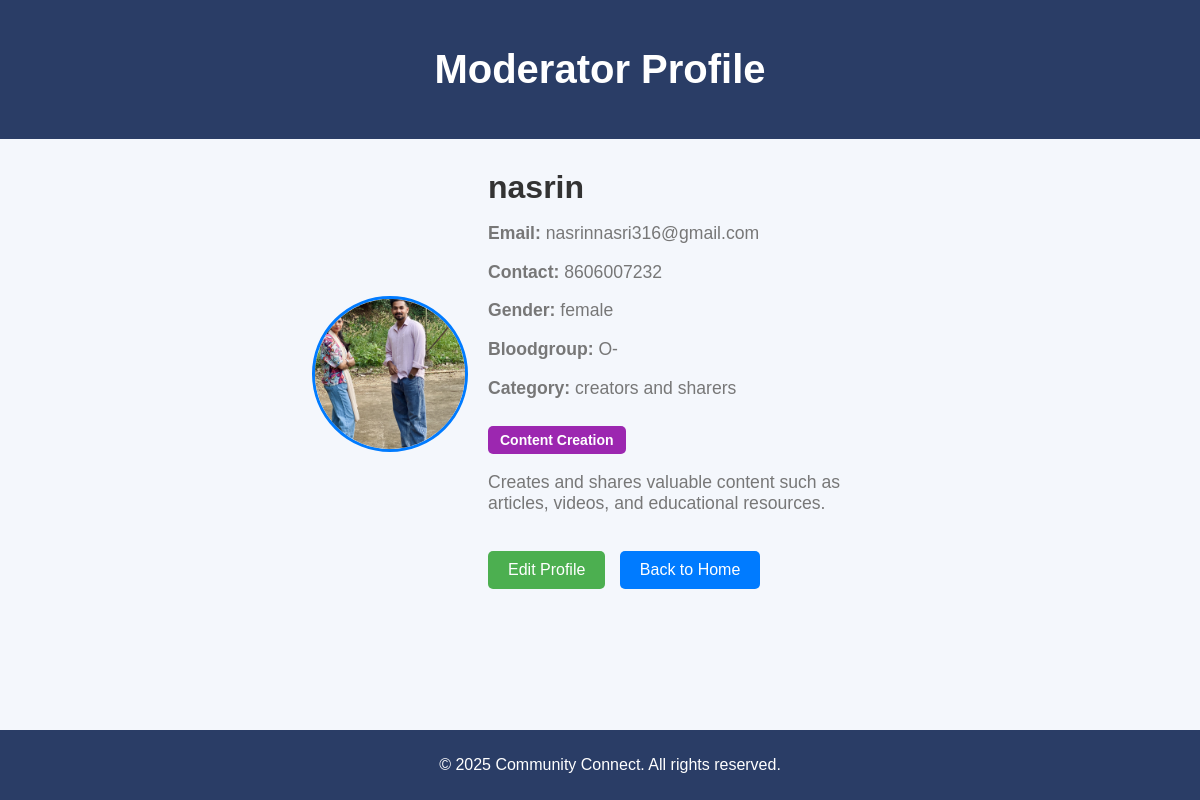
Page /modprofile/ (signed in) on the committed database.
### com/models.py (models this page shows)
class Mod(models.Model):
    name=models.CharField(max_length=30)
    email=models.EmailField(max_length=50,unique=True)
    passw=models.CharField(max_length=50)
    contact=models.CharField(max_length=10)
    image = models.ImageField(upload_to='images/', null=True, blank=True)
    bloodgroupchoice=(
        ('A+','A+'),
        ('A-','A-'),
        ('B+','B+'),
        ('B-','B-'),
        ('AB+','AB+'),
        ('AB-','AB-'),
        ('O+','O+'),
        ('O-','O-'),
    )
    bloodgroup=models.CharField(max_length=5,choices=bloodgroupchoice,null=True,blank=True)
    genderchoice=(
        ('male','MALE'),
        ('female','FEMALE'),
        ('others','OTHERS')
    )
    gender=models.CharField(max_length=10,choices=genderchoice,null=True,blank=True)
    categorychoice=(
        ('mentors and experts','MENTORS AND EXPERTS'),
        ('sponsors or donors','SPONSORS AND DONORS'),
        ('creators and sharers','CREATORS AND SHARERS'),
    )
    category=models.CharField(max_length=30,choices=categorychoice,null=False,blank=False)
    approval_status=models.BooleanField(default=False)
    is_selected = models.BooleanField(default=False)
    is_rejected = models.BooleanField(default=False)

### com/views.py (the view)
# urls.py: path('modprofile/', views.modprofile, name='modprofile'),
def modprofile(request):
    if 'email' in request.session:
        email = request.session['email']
        try:
            user = models.Mod.objects.get(email=email)
            category_roles = {
                "mentors and experts": "Guides users by providing mentorship, career advice, and expertise in specific domains.",
                "sponsors or donors": "Supports the community by taking initiatives or volunteering as blood donors.",
                "creators and sharers": "Creates and shares valuable content such as articles, videos, and educational resources.",
            }
            role_description = category_roles.get(user.category, "No role assigned.")
            return render(request, 'modprofile.html', {
                'user': user,
                'role_description': role_description
            })
        except models.Mod.DoesNotExist:
            alert = "<script> alert('User not found'); window.location.href='/modlogin/';</script>"
            return HttpResponse(alert)
    alert = "<script> alert('Session expired, please log in again'); window.location.href='/modlogin/';</script>"
    return HttpResponse(alert)

### com/templates/modprofile.html (shortened to what this page needs)
{% load static %}
<!DOCTYPE html>
<html lang="en">
<head>
</head>
<body>
    <header>
        <h1>Moderator Profile</h1>
    </header>
    {% load static %}
    <div class="user-info">
        {% if user.image %}
        <img src="{% if user.image %}{{ user.image.url }}{% else %}{% static 'images/placeholder.png' %}{% endif %}" alt="Profile Picture">
        {% else %}
        <img src="{% static 'images/images.jpeg' %}" alt="Profile Picture">
        {% endif %}
        <div>
            <h2>{{ user.name }}</h2>
            <p><strong>Email:</strong> {{ user.email }}</p>
            <p><strong>Contact:</strong> {{ user.contact }}</p>
            <p><strong>Gender:</strong> {{ user.gender }}</p>
            <p><strong>Bloodgroup:</strong> {{ user.bloodgroup }}</p>
            <p><strong>Category:</strong> {{ user.category }}</p>
            <div>
                {% if user.category == "mentors and experts" %}
                    <span class="role-badge role-mentor">Guidance & Support</span>
                {% elif user.category == "sponsors or donors" %}
                    <span class="role-badge role-sponsor">Donations & Volunteering</span>
                {% elif user.category == "creators and sharers" %}
                    <span class="role-badge role-creator">Content Creation</span>
                {% endif %}
            </div>
            <p class="mt-3">{{ role_description }}</p>
            <a href="/edit_modprofile/" class="button">Edit Profile</a>
            {% if user.category == "mentors and experts" %}
                <a href="{% url 'mentors' %}" class="button back-button">Back to Home</a>
            {% elif user.category == "sponsors or donors" %}
                <a href="{% url 'sponsors' %}" class="button back-button">Back to Home</a>
            {% elif user.category == "creators and sharers" %}
                <a href="{% url 'creators' %}" class="button back-button">Back to Home</a>
            {% endif %}
        </div>
    </div>
    <div class="footer">
        <p>&copy; 2025 Community Connect. All rights reserved.</p>
    </div>
</body>
</html>

### com/templates/modprofile.html (style rules this page uses)
body { font-family: Arial, sans-serif; margin: 0; padding: 0; background-color: #f4f7fc; color: #333; }
header { background-color: #2a3d66; padding: 20px; text-align: center; color: #fff; }
header h1 { font-size: 2.5rem; }
.user-info { display: flex; justify-content: center; align-items: center; margin-top: 20px; }
.user-info img { width: 150px; height: 150px; border-radius: 50%; margin-right: 20px; border: 3px solid #007BFF; object-fit: cover; }
.user-info div { max-width: 400px; }
.user-info h2 { font-size: 2rem; margin: 10px 0; }
.user-info p { font-size: 1.1rem; color: #777; }
.role-badge { font-size: 14px; padding: 6px 12px; border-radius: 5px; font-weight: bold; display: inline-block; margin-top: 10px; }
.role-creator { background-color: #9c27b0; color: white; }
.button { background-color: #4CAF50; color: #fff; padding: 10px 20px; border: none; border-radius: 5px; cursor: pointer; text-align: center; font-size: 1rem; margin-top: 20px; display: inline-block; text-decoration: none; }
.back-button { background-color: #007BFF; margin-left: 10px; }
.footer { background-color: #2a3d66; padding: 10px; color: #fff; text-align: center; position: absolute; bottom: 0; width: 100%; }

### rows in the picture
Mod: image (picture), name "nasrin", email "nasrinnasri316@gmail.com", contact "8606007232", gender "female", bloodgroup "O-", category "creators and sharers"

### other values in the picture
{{ role_description }} "Creates and shares valuable content such as articles, videos, and educational resources."
